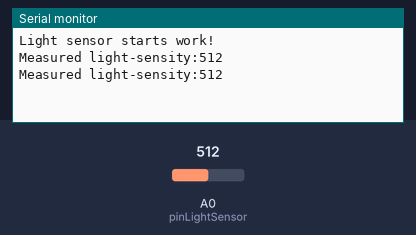
Bench run of a sketch on a simulated Arduino Uno, built with avr-gcc and run on an emulated ATmega328P. Shown: the last lines printed to the serial monitor. The test bench sets the inputs (shaded band); at power-on: A0 (pinLightSensor) = 512.

Above: at 1.8 s.
1.9 s: A0 (pinLightSensor) set to 716
At 2.5 s:
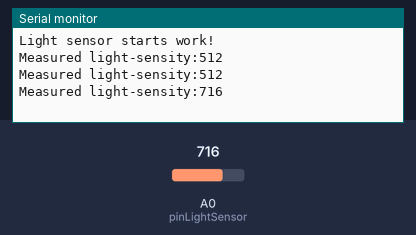
3.4 s: A0 (pinLightSensor) set to 900
At 4.8 s:
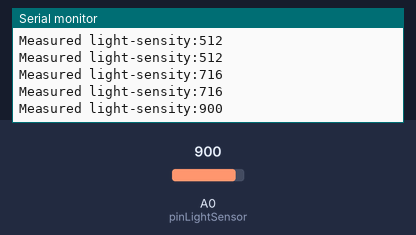
Timing chart, 0 to 6.4 s (numbered marks = the images above; inputs shaded):
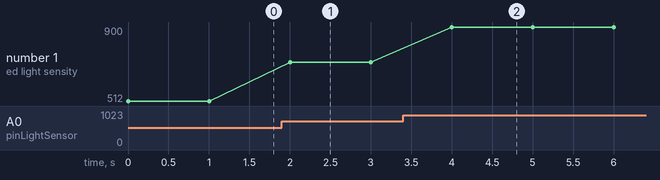

The sketch:

SimpleLightSensorv1_2.ino
```cpp
const int pinLightSensor = A0;
int lightIntensity = 0;

void setup() {
  Serial.begin(115200);
  Serial.println("Light sensor starts work!");
}

void loop() {

  lightIntensity = analogRead(pinLightSensor);
  Serial.print("Measured light-sensity:");
  Serial.println(lightIntensity);
  delay(1000);
}
```

Measured:
- after the input at 1.9 s, the serial monitor: prints a new line after 0.10 s (image 1)
- after the input at 3.4 s, the serial monitor: prints a new line after 0.60 s (image 2)
- plotted number 1: 512 → 716 after the input at 1.9 s, 716 → 900 after the input at 3.4 s
